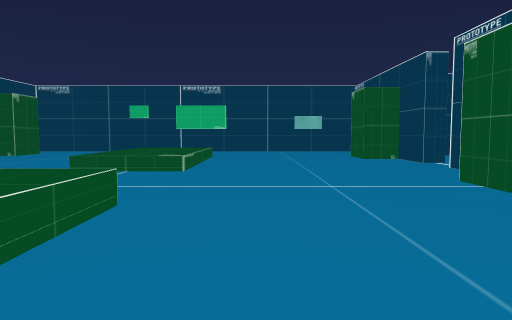
view 1 (above)

19 first-person views from a walk through a 3-D level made in the Unity game engine. The camera is 1.3 m above the floor, tilts 4° down and sees 70° across. The floor is counted in squares, 2 m on a side. Each view is taken from the middle of a square. On the plan, view 1 faces up. The plan holds only what a view shows up to about 11 squares ahead; the rest is blank. The player character is not drawn. Some animated figures are not drawn. Door leaves are left out, so doorways stand open.

view 2
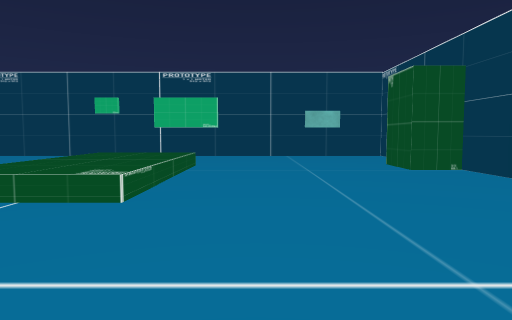

view 3
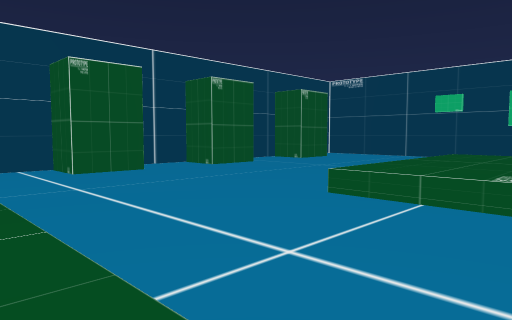

view 4
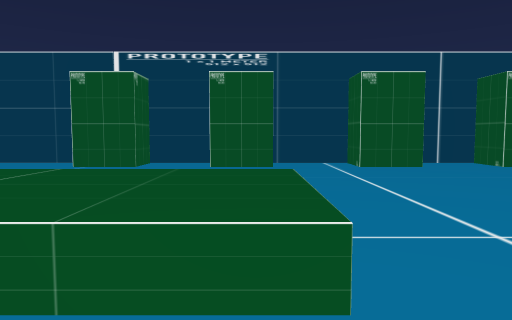

view 5
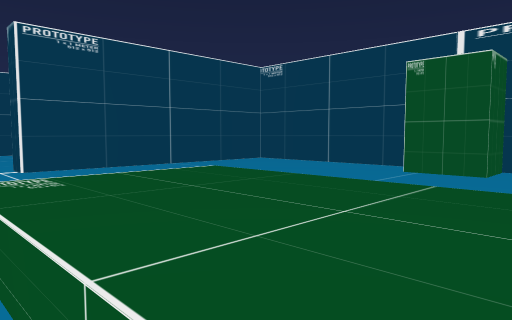

view 6
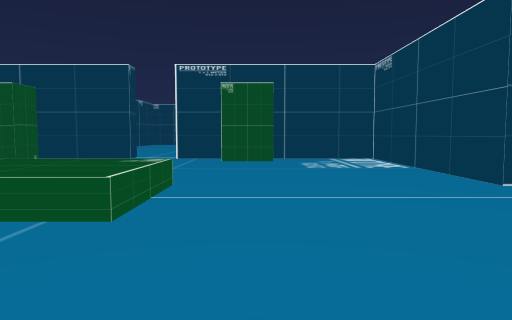

view 7
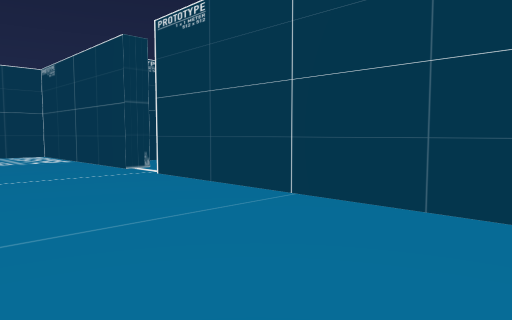

view 8
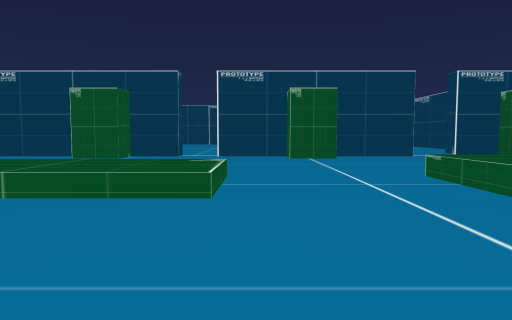

view 9
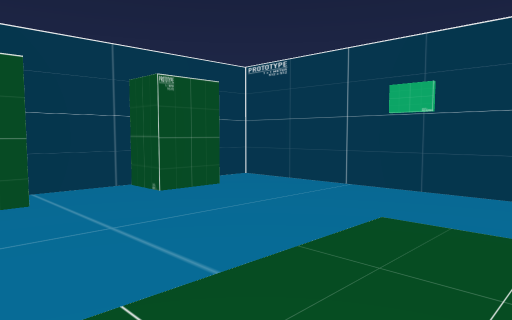

view 10
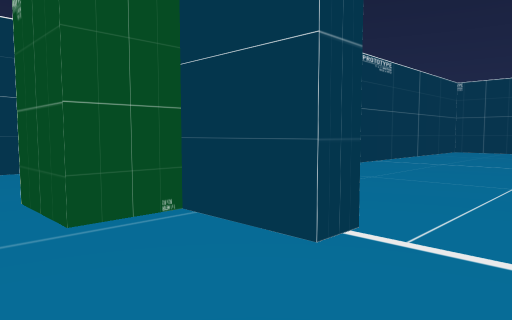

view 11
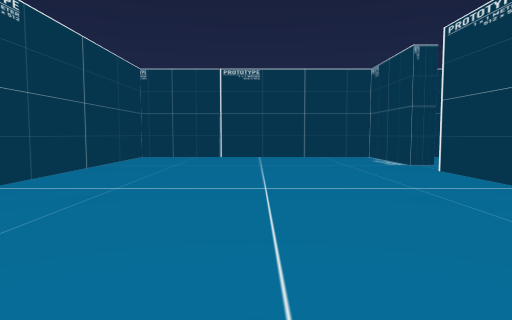

view 12
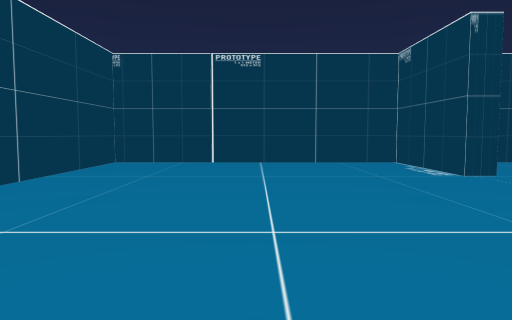

view 13
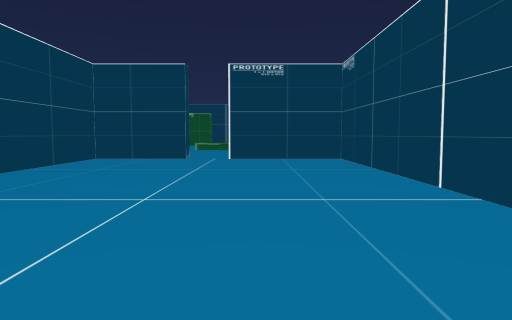

view 14
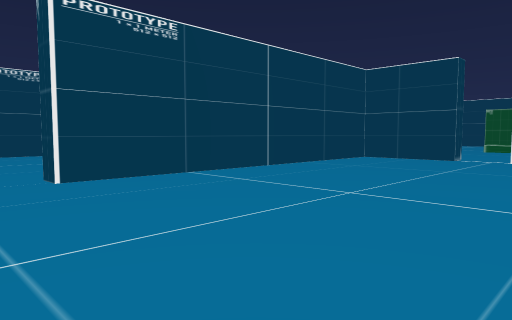

view 15
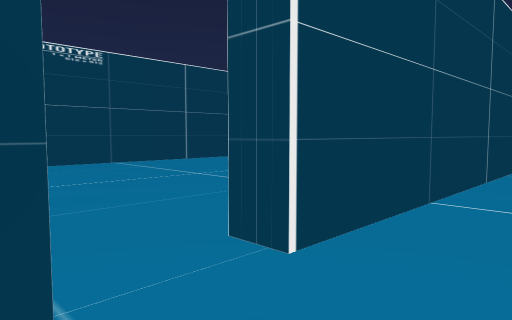

view 16
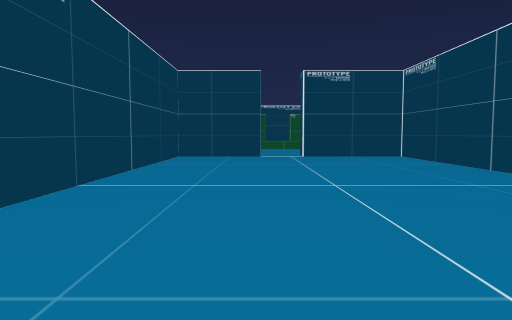

view 17
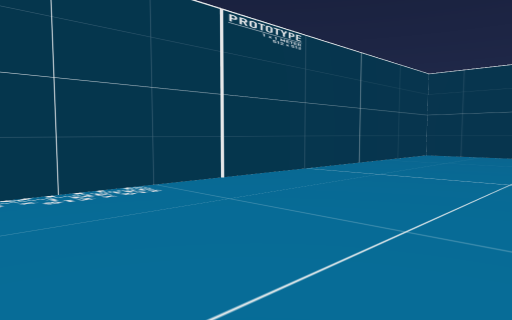

view 18
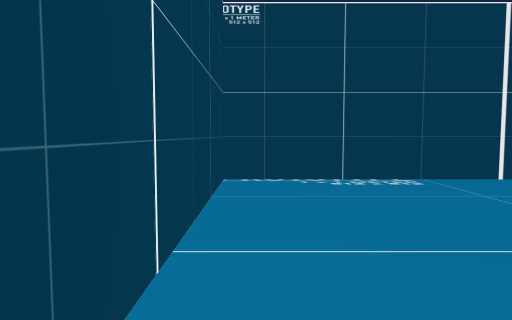

view 19
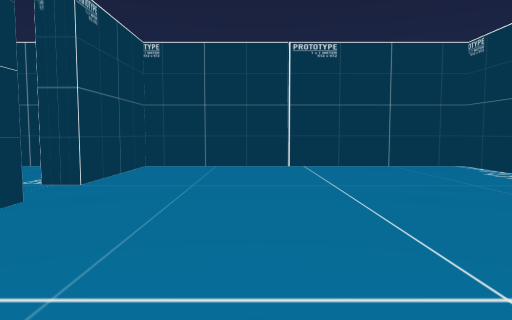

### Floor plan
Key: @ floor where view 1 was taken; # wall or solid block; . main floor; : floor 0.5 m higher than the main floor; D open door; ^ raised ledge; B box.
Columns run from 9 left of view 1 to 17 right of it. Each row starts with its distance up from view 1.
 14 ##############
 13 #............#
 12  B...........##############
 11  B..........B#............#
 10 #.....::....B#............#
  9  B....::.....#............#
  8  B....::.....D............#
  7 #.....::.....D............#
  6  B...........#............#
  5  B..........B#............#
  4 #...........B#########D####
  3  B.   ^^.....#............#
  2  B.   ^^.....#............#
  1 #...  ^^.....D............#
  0 #B.. .^^.@...#............#
 -1 #.....^^.....#............#
 -2 #...........B#............#
 -3 #............##############
 -4 #............#
 -5 #......D.....#
 -6 #######.######
 -7       .   #

Where each view was taken, in squares from view 1:
view 1: 0 up, 0 right, facing up
view 2: 3 up, 0 right, facing up
view 3: 3 up, 1 left, facing up-left
view 4: 3 up, 0 right, facing left
view 5: 2 up, 1 left, facing down-left
view 6: 2 down, 6 left, facing right
view 7: 2 down, 8 left, facing down-right
view 8: 6 up, 7 left, facing right
view 9: 8 up, 2 left, facing up-left
view 10: 7 up, 2 right, facing up-right
view 11: 8 up, 6 right, facing right
view 12: 8 up, 8 right, facing right
view 13: 9 up, 14 right, facing left
view 14: 10 up, 14 right, facing down-left
view 15: 6 up, 14 right, facing down-left
view 16: 0 up, 15 right, facing left
view 17: 2 up, 16 right, facing down-left
view 18: 3 up, 16 right, facing down
view 19: 2 up, 9 right, facing right
